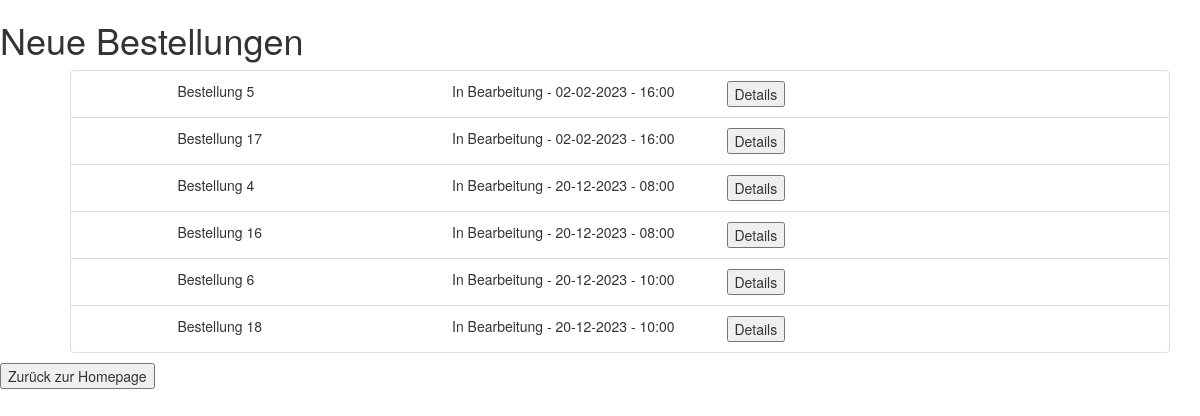
/restaurant/bestellungen/neu (signed in), run on an earlier commit of the app's database.
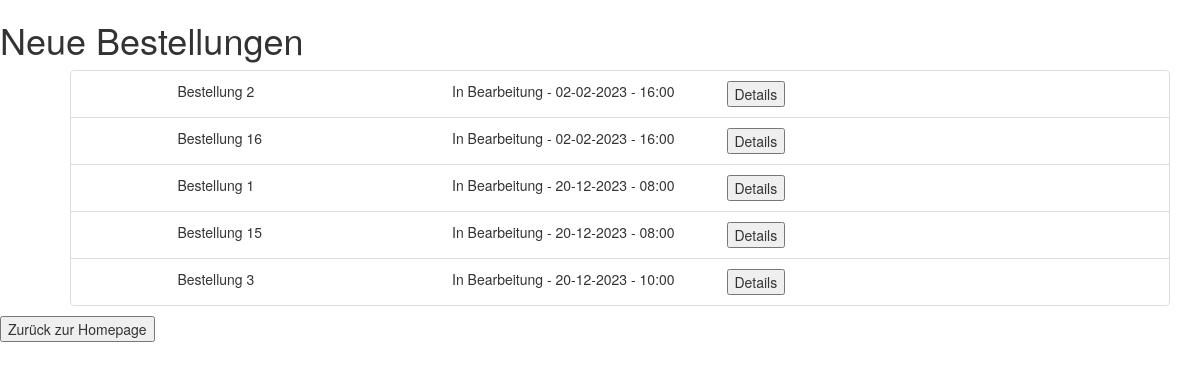
And on a later commit of the database.
### tables this page shows
CREATE TABLE 'bestellung' ('bestell_id' INTEGER PRIMARY KEY AUTOINCREMENT,'status' TEXT, 'eingangsTag' DATE, 'eingangsUhrzeit' TIME, 'zusatztext' TEXT, 'restaurant_username' TEXT, 'customer_username' TEXT, FOREIGN KEY (restaurant_username) references restaurant(username), FOREIGN KEY (customer_username) references kunde(username));

### app.py (the view)
@app.route('/restaurant/bestellungen/neu')
def newOrders():
    if(not 'restaurant_username' in session):
        return render_template('restaurant_login.html')
    username = session['restaurant_username']
    newOrders = zugreifer.getNewOrdersForRestaurant(username)
    return render_template('restaurant_new_orders.html', newOrders = newOrders)

### zugreifer.py (called while the page is built)
def getNewOrdersForRestaurant(username):
    con = sqlite3.connect("Database.db")
    cur = con.cursor()
    result = cur.execute("SELECT * FROM bestellung where restaurant_username='" + username + "' and status='In Bearbeitung' order by eingangsTag asc , eingangsUhrzeit asc;");
    newOrders = list()
    for x in result:
        newOrders.append(order(x[0], x[1], x[2], x[3], x[4], x[5], x[6]))
    cur.close()
    con.close()
    return newOrders;

### templates/restaurant_new_orders.html (shortened to what this page needs)
<!DOCTYPE html>
<html>
    <head>
        <link rel="stylesheet" href="https://maxcdn.bootstrapcdn.com/bootstrap/3.4.1/css/bootstrap.min.css">
    </head>
    <body>
        <h1>Neue Bestellungen</h1>
        <div class="container">
            <ul>
                {%for newOrder in newOrders%}
                <li class="list-group-item" style="list-style-type: none;">
                    <div class="row">
                        <div class="col-sm-1"></div>
                        <div class="col-sm-3">
                            Bestellung {{ newOrder.orderId }}
                        </div>
                        <div class="col-sm-3">
                            {{ newOrder.status }} - {{ newOrder.date }} - {{ newOrder.time }}
                        </div>
                        <div class="col-sm-3">
                            <form action="{{ url_for('newOrderDetails',orderId = newOrder.orderId) }}" method=post >
                                <button type="submit">Details</button>
                            </form>
                        </div>
                </li>
                {% endfor %}
            </ul>
        </div>
        <div class="row-sm-20">
            <form action="/restaurant" method="get">
                <button type="submit">Zurück zur Homepage</button>
            </form>
        </div>
    </body>
</html>

What changed in the data, as far as the page shows it:
no longer on this page (row edited): bestellung: orderId "5", status "In Bearbeitung", date "02-02-2023", time "16:00"
no longer on this page (row edited): bestellung: orderId "17", status "In Bearbeitung", date "02-02-2023", time "16:00"
no longer on this page (row edited): bestellung: orderId "4", status "In Bearbeitung", date "20-12-2023", time "08:00"
no longer on this page (row edited): bestellung: orderId "6", status "In Bearbeitung", date "20-12-2023", time "10:00"
no longer on this page (row edited): bestellung: orderId "18", status "In Bearbeitung", date "20-12-2023", time "10:00"
now on this page (row edited): bestellung: orderId "2", status "In Bearbeitung", date "02-02-2023", time "16:00"
changed bestellung id 16: date "20-12-2023" → "02-02-2023"; time "08:00" → "16:00"
now on this page (row edited): bestellung: orderId "1", status "In Bearbeitung", date "20-12-2023", time "08:00"
now on this page (row edited): bestellung: orderId "15", status "In Bearbeitung", date "20-12-2023", time "08:00"
now on this page (row edited): bestellung: orderId "3", status "In Bearbeitung", date "20-12-2023", time "10:00"
